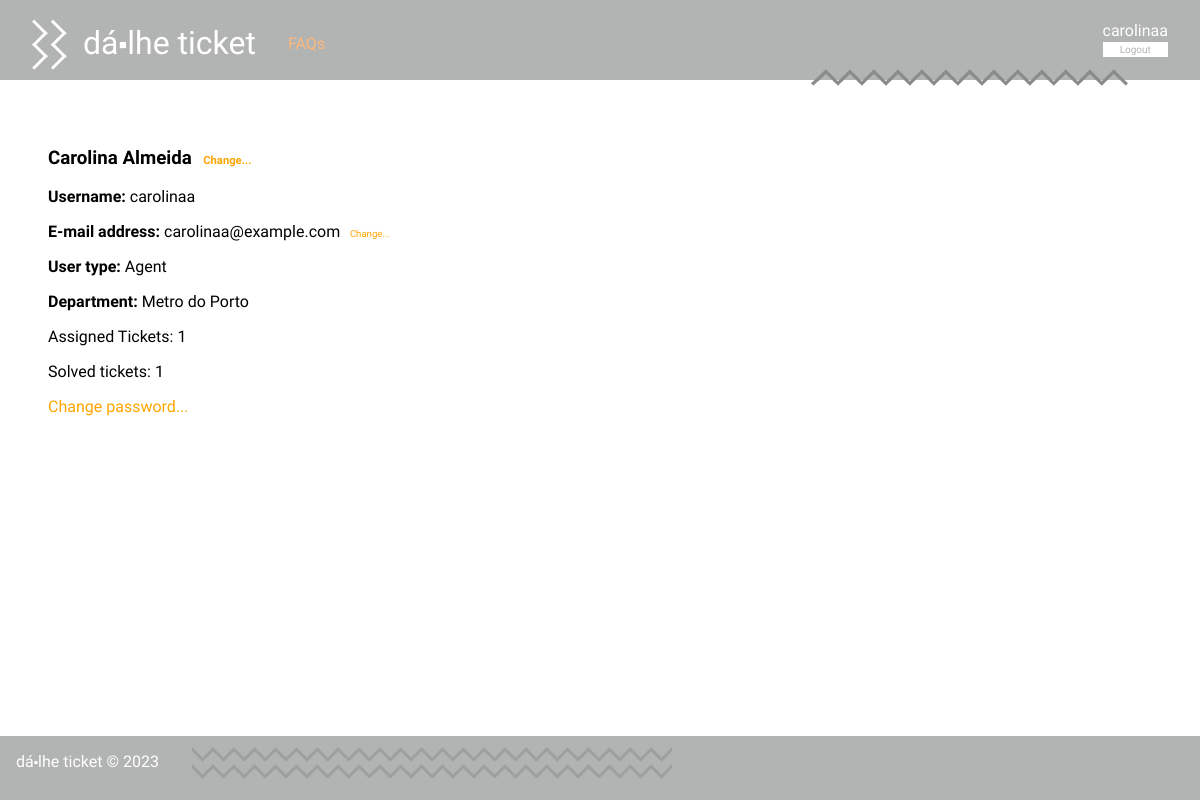
Page /project/pages/profile.php?username=carolinaa (signed in) on the earlier database version.
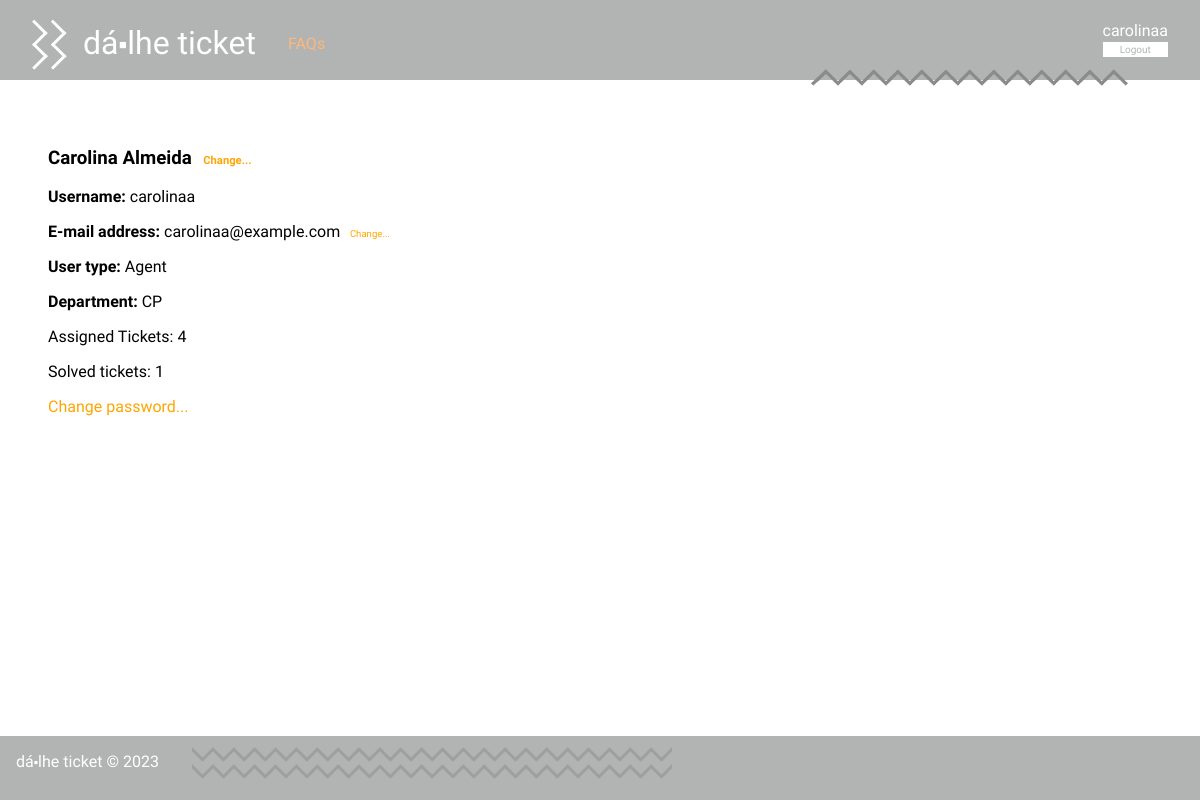
Same page on the later database version.
### tables this page shows
CREATE TABLE User(
   name varchar(60) not null,
   username varchar(20) primary key,
   email varchar(60) not null,
   password varchar(40) not null,
   type varchar(5) not null, /*user, agent, admin*/
   department varchar(20)
, ticket_count integer default 0, closed_tickets integer default 0);

### project/pages/profile.php (called while the page is built, shortened)
<?php
    require_once(__DIR__ . '/../templates/common.tpl.php');
    require_once(__DIR__ . '/../templates/profile.tpl.php');
    require_once(__DIR__ . '/../utils/session.php');
    require_once(__DIR__ . '/../../database/connection.db.php');
    require_once(__DIR__ . '/../../database/user.class.php');
    $db = getDatabaseConnection();
    $user = User::getUserByUsername($db, $_GET['username']);
    drawProfile($user);
?>

### database/user.class.php (called while the page is built, shortened)
<?php
class User{
  public function __construct(string $name, string $username, string $email, string $type, $department, int $ticket_count, int $closed_tickets){
    $this->name = $name;
    $this->username = $username;
    $this->email = $email;
    $this->type = $type;
    $this->department = $department == null? '' : $department;
    $this->ticket_count = $ticket_count;
    $this->closed_tickets = $closed_tickets;
  }
  static public function getUserTypeByUsername(PDO $db, string $username) : string {
    $stmt = $db->prepare('SELECT type from User where username = ?');
    $stmt->execute(array($username));
    return $stmt->fetchAll()[0]['type'];
  }
  static public function getUserByUsername(PDO $db, string $username) : User {
    $stmt = $db->prepare('SELECT * from User where username = ?');
    $stmt->execute(array($username));
    $user = $stmt->fetchAll()[0];
    return new User(
      $user['name'],
      $user['username'],
      $user['email'],
      $user['type'],
      $user['department'],
      intval($user['ticket_count']),
      intval($user['closed_tickets'])
    );
  }
}
?>

### project/utils/session.php (called while the page is built, shortened)
<?php
  class Session {
    public function isLoggedIn() : bool {
      return isset($_SESSION['id']);
    }
    public function getName() : ?string {
      return isset($_SESSION['name']) ? $_SESSION['name'] : null;
    }
  }
?>

### project/templates/profile.tpl.php (the view, shortened to what this page needs)
<?php
  $db = getDatabaseConnection();
  require_once(__DIR__ . '/../../database/user.class.php');
  require_once(__DIR__ . '/../utils/session.php');
  function drawProfile(User $user) : void {
    global $session, $db;
    $my_type = $session->isLoggedIn()? User::getUserTypeByUsername($db, $session->getName()) : null;
  ?>
  <h3 class="name"><span class="content"><?= $user->name?></span>
    <?php if ($my_type == 'admin' || $session->getName() == $user->username) { ?>
      <a class="change_profile_attribute" name="name">Change...</a>
    <?php } ?>
  </h3>
  <div class="username"><span class="bold">Username:</span> <span class="content"><?= $user->username?></span></div>
  <div class="email"><span class="bold">E-mail address:</span> <span class="content"><?= $user->email?></span>
    <?php if ($my_type == 'admin' || $session->getName() == $user->username) { ?>
      <a class="change_profile_attribute" name="email">Change...</a>
    <?php } ?>
  </div>
  <div class="type"><span class="bold">User type:</span> <?= ($user->type == 'admin')? 'Administrator' : (($user->type == 'agent')? 'Agent' : 'Client')?>
  </div>
<?php if ($user->type == 'agent') { ?>
  <div class="agent_department"><span class="bold">Department: </span><?= ($user->department != '')? $user->department : 'None' ?>
  </div>
  <div class="assigned_tickets">Assigned Tickets: <?= $user->ticket_count ?></div>
  <div class="solved_tickets">Solved tickets: <?= $user->closed_tickets ?></div>
<?php
  }
    if ($my_type == 'admin' || $session->getName() == $user->username) {
?>
  <a href="change_password.php?username=<?= $user->username ?>">Change password...</a>
<?php
    }
  } ?>

Differences in the rows shown:
changed user "Carolina Almeida": department "Metro do Porto" → "CP"; ticket_count "1" → "4"
